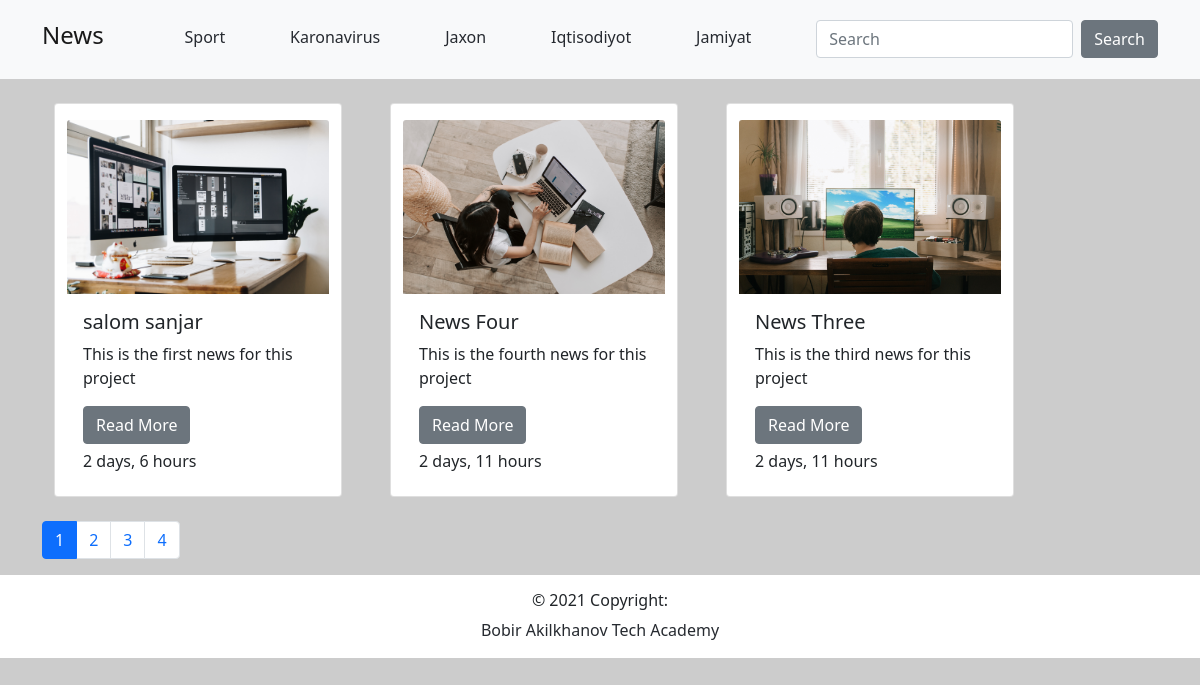
The page /category/3 on the database its author committed.
### categories/models.py (models this page shows, shortened)
class CategoryModel(models.Model):
    title = models.CharField(max_length=30)
    class Meta:
        verbose_name = 'category'
        verbose_name_plural = 'categories'

### news/models.py (models this page shows, shortened)
class NewsModel(models.Model):
    title = models.CharField(max_length=80)
    description = models.TextField()
    created_at = models.DateTimeField(auto_now_add=True)
    image = models.ImageField()
    category = models.ForeignKey(CategoryModel, on_delete=models.PROTECT, related_name='category', null=True)
    class Meta:
        verbose_name = 'news'
        verbose_name_plural = 'news'

### news/views.py (the view)
# urls.py: path('', NewsListView.as_view(), name='list'),
class NewsListView(ListView):
    template_name = 'news_list.html'
    model = NewsModel
    paginate_by = 6
    def get_queryset(self):
        pk = self.kwargs.get('pk')
        q = self.request.GET.get('q', '')
        qs = NewsModel.objects.filter(
            Q(title__icontains=q) |
            Q(description__icontains=q) |
            Q(category__title__icontains=q)
        ).order_by('-pk')
        if pk:
            qs = qs.filter(category_id=pk)
        return qs
    def get_context_data(self, **kwargs):
        context = super().get_context_data(**kwargs)
        x = ceil(NewsModel.objects.count() / self.paginate_by)
        context['range'] = range(x)
        return context

### news/templatetags/my_filters.py (called while the page is built)
@register.filter
def one_cut(title):
    return title[:40]

### website/content_processors.py (called while the page is built)
def get_categories(request):
    return {
        'categories': CategoryModel.objects.all()
    }

### templates/news_list.html (shortened to what this page needs)
{% extends 'home.html' %}
{% load my_filters %}
{% block content %}
    <div class="row">
        {% for i in object_list %}
            <div class="card col-4 m-4" style="width: 18rem;">
                <a href="{% url 'news:detail' pk=i.pk %}">
                    <img class="card-img-top mt-3" src="{{ i.image.url }}" alt="Card image cap">
                </a>
                <div class="card-body">
                    <h5 class="card-title">{{ i.title }}</h5>
                    <p class="card-text">{{ i.description|one_cut }}</p>
                    <div>
                        <a href="{% url 'news:detail' pk=i.pk %}">
                            <button class="btn btn-secondary">Read More</button>
                        </a>
                        <div class="mt-2">
                            <h6>{{ i.created_at|timesince }}</h6>
                        </div>
                    </div>
                </div>
            </div>
        {% endfor %}
    </div>
    <div aria-label="Page navigation example">
        <ul class="pagination justify-content">
            {% for i in range %}
                <li class="page-item {% if page_obj.number == forloop.counter %}active{% endif %}">
                    <a class="page-link" href="/?page={{ forloop.counter }}">{{ forloop.counter }}</a>
                </li>
            {% endfor %}
        </ul>
    </div>
{% endblock %}

### templates/layouts/navbar.html
<nav class="navbar navbar-light bg-light p-3">
    <div class="container">
        <a href="{% url 'news:list' %}" class="navbar-brand">
            <h4>News</h4>
        </a>
        {% for i in categories %}
            <a href="{% url 'news:category' pk=i.pk %}">
                <h6 class="mt-1">{{ i.title }}</h6>
            </a>
        {% endfor %}
        <form class="d-flex">
            <input value="{{ request.GET.q }}" name="q" class="form-control me-2" type="search" placeholder="Search" aria-label="Search">
            <button class="btn btn-secondary" type="submit">Search</button>
        </form>
    </div>
</nav>

### templates/home.html (style rules this page uses)
body { background-color: #cccccc; }
a { text-decoration: none; color: rgb(38, 42, 48); }

### rows shown on the page
CategoryModel: title "Sport"
CategoryModel: title "Karonavirus"
CategoryModel: title "Jaxon"
CategoryModel: title "Iqtisodiyot"
CategoryModel: title "Jamiyat"
NewsModel: image (picture), title "salom sanjar", description|one_cut "This is the first news for this project", created_at "2 days, 6 hours"
NewsModel: image (picture), title "News Four", description|one_cut "This is the fourth news for this project", created_at "2 days, 11 hours"
NewsModel: image (picture), title "News Three", description|one_cut "This is the third news for this project", created_at "2 days, 11 hours"
